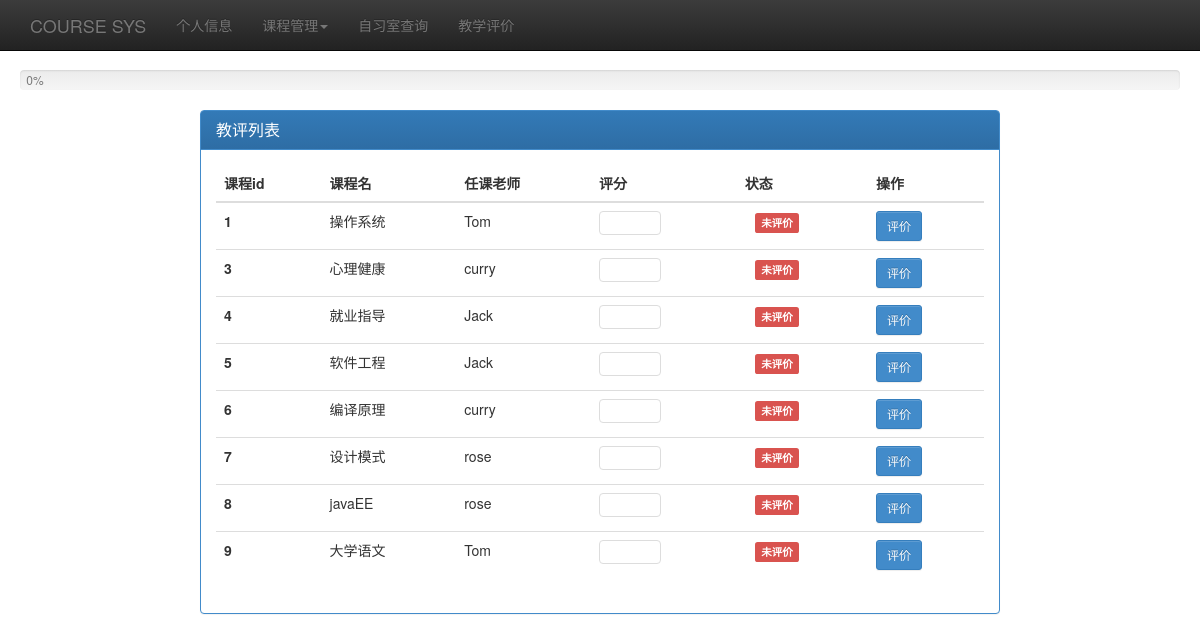
/evaluate.php (signed in), run on the app's committed database.
### tables this page shows
CREATE TABLE `t_course` (
  `Cno` int(11) NOT NULL auto_increment COMMENT '课程号',
  `Cname` varchar(20) NOT NULL COMMENT '课程名',
  `Ctype` int(11) default NULL COMMENT '课程类型',
  `Chour` int(11) default NULL COMMENT '课时',
  `Credit` int(11) default NULL COMMENT '学分',
  `Coursestart` int(11) default NULL COMMENT '开课时间',
  `Courseend` int(11) default NULL COMMENT '结课时间',
  `Price` double default NULL COMMENT '价格',
  `tno` int(11) default NULL COMMENT '任课教师',
  PRIMARY KEY  (`Cno`),
  KEY `fk_c_t_idx` (`tno`),
  CONSTRAINT `fk_c_t` FOREIGN KEY (`tno`) REFERENCES `t_teacher` (`Tno`) ON DELETE NO ACTION ON UPDATE NO ACTION
);

CREATE TABLE `t_teacher` (
  `Tno` int(6) NOT NULL auto_increment COMMENT '教师号',
  `Tname` varchar(20) NOT NULL COMMENT '教师名',
  `Sex` tinyint(1) default '1' COMMENT '性别(1男0女)',
  `Prof` int(11) default NULL COMMENT '职称',
  `Sal` int(11) default NULL COMMENT '工资',
  `Birth` date default NULL COMMENT '生日',
  `Dno` int(11) default NULL COMMENT '专业号',
  `Password` varchar(50) default NULL COMMENT '密码',
  `Score` int(11) default '0',
  `Evaluatenum` int(11) default '0',
  `country` varchar(45) default NULL,
  `province` varchar(45) default NULL,
  `city` varchar(45) default NULL,
  `address` varchar(45) default NULL,
  `postcode` varchar(45) default NULL,
  `phone` varchar(45) default NULL,
  PRIMARY KEY  (`Tno`),
  KEY `fk_t_de_idx` (`Dno`),
  CONSTRAINT `fk_t_de` FOREIGN KEY (`Dno`) REFERENCES `t_dept` (`Dno`) ON DELETE NO ACTION ON UPDATE NO ACTION
);

### lib/db_operate.php (called while the page is built, shortened)
<?php
class ConnDB
{
    var $host;
    var $user;
    var $pwd;
    var $conn;
    public function setSqlStmt($sqlStmt)
    {
        $this->sqlStmt = $sqlStmt;
    }
    var $sqlStmt;
    public function __construct($host, $user, $pwd, $dbname)
    {
        $this->host = $host;
        $this->user = $user;
        $this->pwd = $pwd;
        $this->dbname = $dbname;
    }
    function getResult()
    {
        if (!empty($this->sqlStmt)) {
            $this->result = mysql_query($this->sqlStmt, $this->conn);
        }
    }
    function openConn()
    {
        $this->conn = mysql_connect($this->host, $this->user, $this->pwd) or die("数据库连接错误" . mysql_error());
    }
}
function getTeacherInf($id)
{
    $db = new ConnDB(DB_HOST, DB_USER, DB_PASS, DB_NAME);
    $db->openConn();
    $db->setSqlStmt("select * from t_teacher where tno=$id");
    $db->getResult();
    $row = mysql_fetch_array($db->result);
    if ($row == false) {
        $db->freeResult();
        $db->closeConn();
        return false;
    } else {
        $teacher = new Teacher();
        $teacher->id = $row["Tno"];
        $teacher->name = $row["Tname"];
        $teacher->birthday = $row["Birth"];
        $teacher->gender = $row["Sex"];
        $teacher->salary = $row["Sal"];
        $teacher->title = $row["Prof"];
        $teacher->evaluateNum = $row["Evaluatenum"];
        $teacher->score = $row["Score"];
        $teacher->country = $row['country'];
        $teacher->province = $row['province'];
        $teacher->city = $row['city'];
        $teacher->address = $row['address'];
        $teacher->postCode = $row['postcode'];
        $teacher->phone = $row['phone'];
        return $teacher;
    }
}
function getCourseInf($id)
{
    $db = new ConnDB(DB_HOST, DB_USER, DB_PASS, DB_NAME);
    $db->openConn();
    $db->setSqlStmt("select * from t_course where cno=$id");
    $db->getResult();
    $row = mysql_fetch_array($db->result);
    if (!$row) {
        $db->closeConn();
        return false;
    } else {
        $course = new Course();
        $course->id = $row['Cno'];
        $course->name = $row['Cname'];
        $course->credit = $row['Credit'];
        $course->type = $row['Ctype'];
        $course->hour = $row['Chour'];
        $course->startWeek = $row['Coursestart'];
        $course->endWeek = $row['Courseend'];
        $course->price = $row['Price'];
        $course->teacherId = $row['tno'];
        $course->courseDetail = array();
        $db->setSqlStmt("select * from course_detail where cno=$id");
        $db->getResult();
        $row = mysql_fetch_array($db->result);
        if ($row) {
            do {
                $detail = new CourseDetail();
                $detail->hour = $row['hours'];
                $detail->startHour = $row['starthour'];
                $detail->day = $row['days'];
                $detail->building = $row['building'];
                $detail->room = $row['room'];
                array_push($course->courseDetail, $detail);
            } while ($row = mysql_fetch_array($db->result));
        }
        return $course;
    }
}
function getStudentCurrentCourses($id)
{
    $db = new ConnDB(DB_HOST, DB_USER, DB_PASS, DB_NAME);
    $db->openConn();
    $db->setSqlStmt("select cno from t_choose where sno=$id and score is null");
    $db->getResult();
    $courseList = array();
    $row = mysql_fetch_array($db->result);
    if ($row) {
        do {
            array_push($courseList, $row[0]);
        } while ($row = mysql_fetch_array($db->result));
    }
    return $courseList;
}
function getNotEvaluateCourse($id)
{
    $db = new ConnDB(DB_HOST, DB_USER, DB_PASS, DB_NAME);
    $db->openConn();
    $db->setSqlStmt("select cno from t_choose where sno=$id and teacher_score is null");
    $db->getResult();
    $courseList = array();
    $row = mysql_fetch_array($db->result);
    if ($row) {
        do {
            array_push($courseList, $row[0]);
        } while ($row = mysql_fetch_array($db->result));
    }
    return $courseList;
}
?>

### evaluate.php (the view, shortened to what this page needs)
<?php
	include('lib\\db_operate.php');
	$student_num = $_SESSION['student_num'];
?>
<!DOCTYPE html>
<html lang="en">
	<head>
		<link href="css/bootstrap.min.css" rel="stylesheet">
		<link href="css/bootstrap-theme.min.css" rel="stylesheet">
		<link href="css/theme.css" rel="stylesheet">
		<link href="css/bootstrap.min.css" rel="stylesheet">
		<link href="css/bootstrap-toggle.css" rel="stylesheet">
		<link href="main-page.css" rel="stylesheet">
			<?php
				$current_courses = getStudentCurrentCourses($student_num);
				$not_evaluate_courses = getNotEvaluateCourse($student_num);
				$total = count($current_courses);
				$finished = count($current_courses) - count($not_evaluate_courses);
				$percentage = round($finished * 100 / $total);
			?>
	</head>
	<body>
		<div class="progress">
			<div class="progress-bar" role="progressbar" aria-valuenow="<?php echo $finished; ?>" aria-valuemin="0" aria-valuemax="<?php echo $total; ?>" style="width: <?php echo $percentage; ?>%;">
				<?php echo $percentage; ?>%
			</div>
		</div>
		<div class="panel panel-primary">
			<div class="panel-heading">
				<h3 class="panel-title">教评列表</h3>
			</div>
			<div class="panel-body" id="seletedList">
				<table class="table">
					<thead>
						<tr>
							<th>课程id</th>
							<th>课程名</th>
							<th>任课老师</th>
							<th>评分</th>
							<th>状态</th>
							<th>操作</th>
						</tr>
					</thead>
					<tbody>
						<?php
							function scoreText($status, $course_id)
							{
								global $student_num;
								if($status)
									return '<input type="number" min="0" max="100" class="score basic-input" autocomplete="off">';
								else
									return '<input type="number" min="0" max="100" class="score basic-input" autocomplete="off" disabled="disabled" value="' . getTeacherScore($student_num, $course_id) . '">';
							}
							function statusLabel($status)
							{
								if($status)
									return '<span class="label label-danger">未评价</span>';
								else
									return '<span class="label label-success">已评价</span>';
							}
							function confirmButton($status)
							{
								if($status)
									return '<button type="button" class="confirm btn btn-sm btn-primary">评价</button>';
								else
									return '<button type="button" class="confirm btn btn-sm btn-primary" disabled="disabled">评价</button>';
							}
							$not_evaluated = array();
							foreach($not_evaluate_courses as $course_id)
							{
								$not_evaluated[$course_id] = true;
							}
							foreach($current_courses as $course_id)
							{
								$course = getCourseInf($course_id);
								echo "
									<tr>
										<th>$course->id</th>
										<td>$course->name</td>
										<td>" . getTeacherInf($course->teacherId)->name . "</td>
										<td>" . scoreText($not_evaluated[$course_id], $course_id) . "</td>
										<td>" . statusLabel($not_evaluated[$course_id]) . "</td>
										<td>" . confirmButton($not_evaluated[$course_id]) . "</td>
									</tr>";
							}
						?>
					</tbody>
				</table>
			</div>
		</div>
	</body>
</html>

### css/theme.css (style rules this page uses)
body { padding-top: 70px; padding-bottom: 30px; }

### main-page.css (style rules this page uses)
.panel { margin-left: auto; margin-right: auto; }
.progress { margin-left: 20px; margin-right: 20px; }
.basic-input { background-color: #fff; border: 1px solid #ddd; -webkit-border-radius: 4px; -moz-border-radius: 4px; border-radius: 4px; }
.label { margin-left:10px; }

### evaluate.php (style rules this page uses)
.panel { width: 800px; }

### data on the page
t_course: Cno "1", Cname "操作系统", tno.Tname "Tom"
t_course: Cno "3", Cname "心理健康", tno.Tname "curry"
t_course: Cno "4", Cname "就业指导", tno.Tname "Jack"
t_course: Cno "5", Cname "软件工程", tno.Tname "Jack"
t_course: Cno "6", Cname "编译原理", tno.Tname "curry"
t_course: Cno "7", Cname "设计模式", tno.Tname "rose"
t_course: Cno "8", Cname "javaEE", tno.Tname "rose"
t_course: Cno "9", Cname "大学语文", tno.Tname "Tom"

### other printed values
$percentage "0"
